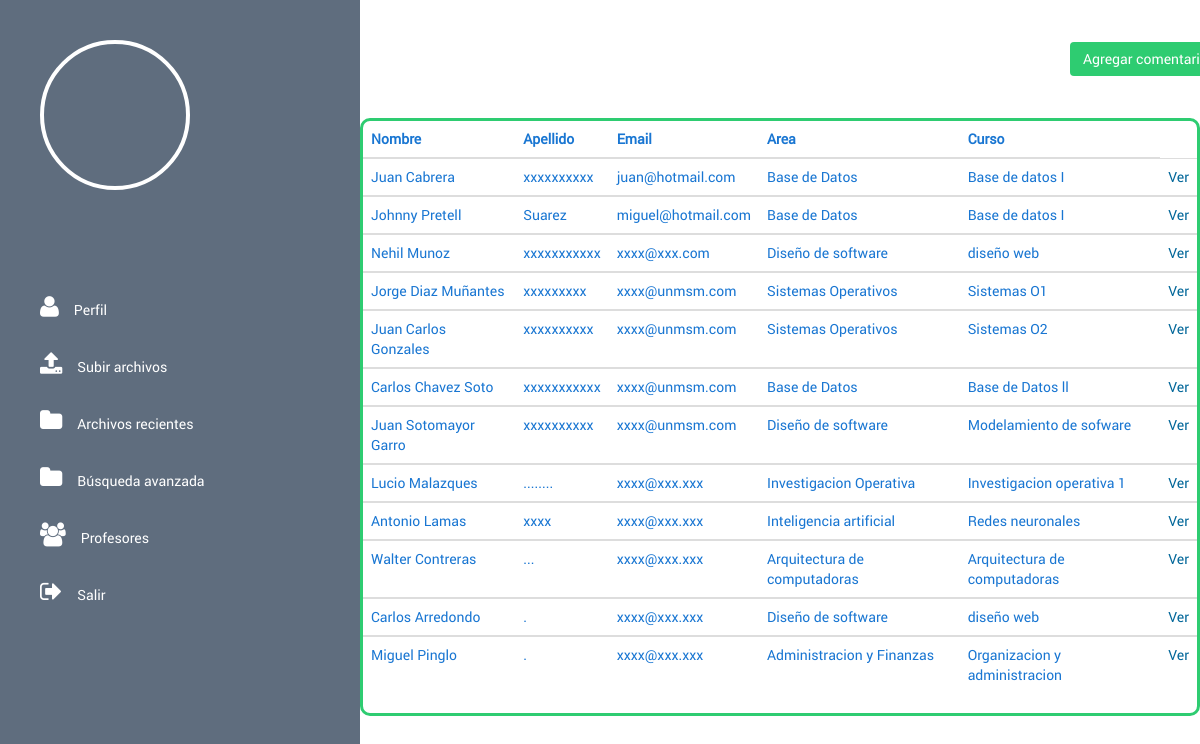
The page /profesores/ on the database its author committed.
### Documentos/models.py (models this page shows, shortened)
class Profesor(models.Model):
	nombre=models.CharField(max_length=50, blank=False,null=False)
	apellido=models.CharField(max_length=50, blank=False,null=False)
	email=models.EmailField(max_length=50, blank=False,null=False)
	curso=models.ForeignKey('curso',null=True)
	area=models.ForeignKey('Area', null=True)
	Comentario=models.ForeignKey('Comentario',null=True)

class Area(models.Model):
	area=models.CharField(max_length=50, blank=False,null=False)
	def __str__(self):
		return self.area

class curso(models.Model):
	curso=models.CharField(max_length=50, blank=False,null=False)
	area=models.ForeignKey('Area',null=True)
	def __str__(self):
		return self.curso

### Documentos/views.py (the view)
# urls.py: url(r'^profesores/$', mostrarprofesores),
def mostrarprofesores(request):
	profesores=Profesor.objects.all()
	form= ComentarioC(request.POST)
	if form.is_valid():
		comentario=form.save(commit=False)
		comentario.user=request.user
		comentario.save()
		form.save()
	return render(request,'Profesores/mostrarprofesor.html',{'profesores':profesores})

### templates/Profesores/mostrarprofesor.html (shortened to what this page needs)
{%extends 'base.html' %}
{% block content %}
<button type="button" data-toggle="modal" data-target="#myModal" style="margin-top: 3em;margin-left: 45em;"class="btn"onclick="comentario(1); ">Agregar comentario</button>
</div>
<div class="table-responsive" style="border: solid 3px #2ecc71; border-radius:10px; margin-top:3em">
<table class="table table-hover" style="color:#1976D2;">
    <thead>
        <tr>
            <th>Nombre</th>
            <th>Apellido</th>
            <th>Email</th>
            <th>Area</th>
            <th>Curso</th>
        </tr>
    </thead>
{% for prof in profesores %}
<tbody>
        <tr>
            <td>{{prof.nombre}}</td>
            <td>{{prof.apellido}}</td>
            <td>{{prof.email}}</td>
            <td>{{prof.area}}</td>
            <td>{{prof.curso}}</td>
            <td><a href="/perfilprofesor/?id={{prof.id}}">Ver</a></td>
        </tr>
    </tbody>
{%endfor%}
</table>
</div>
{%endblock%}

### templates/base.html (shortened to what this page needs)
{% load staticfiles %}
<!DOCTYPE html>
 <html class="no-js">
    <head>
        <link rel="stylesheet" href="{% static 'css/normalize.css'%}"/>
        <link rel="stylesheet" href="{% static 'css/font-awesome.css'%}"/>
        <link rel="stylesheet" href="{% static 'css/bootstrap.min.css'%}"/>
        <link rel="stylesheet" href="{% static 'css/templatemo-style.css'%}"/>
    </head>
    <body>
        <div class="sidebar-menu hidden-xs hidden-sm">
            <div class="top-section">
                <div class="profile-image">
                                <img src="{% static user.alumno.media%}" />
                </div>
            </div>
            <div class="main-navigation">
                <ul class="navigation">
                    <li><a onclick="window.location.href='/home/' "><i class="fa fa-user"></i>Perfil</a></li>
                    <li><a onclick="window.location.href='/subir_archivos/' "><i class="fa fa-upload"></i>Subir archivos</a></li>
                    <li><a onclick="window.location.href='/archivos_reciente/' "><i class="fa fa-folder"></i>Archivos recientes</a></li>
                    <li><a onclick="window.location.href='/archivos_list/' "><i class="fa fa-folder"></i>Búsqueda avanzada</a></li>
                    <li><a onclick="window.location.href='/profesores/' "><i class="fa fa-users"></i>Profesores</a></li>
                    <li id="logout"><a onclick="window.location.href='/logout/' "><i class="fa fa-sign-out"></i>Salir</a></li>
                </ul>
            </div>
        </div>
        <div class="main-content">
            <div class="fluid-container">
                <div class="content-wrapper">
                	 {% block content %}{% endblock %}
                </div>
            </div>
    </body>
</html>

### static/css/templatemo-style.css (style rules this page uses)
html, body, div, span, applet, object, iframe, h2, h5, h6, p, blockquote, pre, a, abbr, acronym, address, big, cite, code, del, dfn, em, img, ins, kbd, q, s, samp, small, strike, strong, sub, sup, tt, var, b, u, i, center, dl, dt, dd, ol, ul, li, fieldset, form, label, legend, table, caption, tbody, tfoot, thead, tr, th, td, article, aside, canvas, details, embed, figure, figcaption, footer, header, hgroup, menu, nav, output, ruby, section, summary, time, mark, audio, video { margin: 0; padding: 0; border: 0; font-size: 100%; vertical-align: baseline; }
body { line-height: 1; }
.btn { background-color: #2ecc71; color:white; }
ol, ul { list-style: none; }
table { border-collapse: collapse; border-spacing: 0; }
html { font-size: 100%; -webkit-text-size-adjust: 100%; -ms-text-size-adjust: 100%; }
img { border: 0; -ms-interpolation-mode: bicubic; }
button, input, select, textarea { font-size: 100%; margin: 0; vertical-align: baseline; *vertical-align: middle; }
button, input { line-height: normal; *overflow: visible; }
button, input[type="button"], input[type="reset"], input[type="submit"] { cursor: pointer; -webkit-appearance: button; }
body { font-size: 14px; line-height: 24px; color: #777777; font-family: 'robotoregular'; overflow-x: hidden; }
a { color: #006699; -webkit-transition: all 150ms ease-in-out; -moz-transition: all 150ms ease-in-out; -ms-transition: all 150ms ease-in-out; -o-transition: all 150ms ease-in-out; transition: all 150ms ease-in-out; text-decoration: none !important; }
.main-content, .banner-bg { float: right; width: 77%; }
@media screen and (max-width: 1290px) { .main-content, .banner-bg { width: 70%; } }
.content-wrapper { padding: 0 80px; }
.sidebar-menu { float: left; width: 23%; height: 100%; position: fixed; background-color: #5f6d7e; color: white; overflow-y: hidden; }
@media screen and (max-width: 1290px) { .sidebar-menu { overflow-y: scroll; width: 30%; } }
.top-section { padding: 40px; }
.profile-image { width: 150px; height: 150px; border: 4px solid white; -webkit-border-radius: 75px; border-radius: 75px; overflow: hidden; margin-bottom: 20px; }
.profile-image img { width: 100%; }
.main-navigation { margin: 30px 0; }
.main-navigation li { display: block; }
.main-navigation li a { padding: 15px 40px; display: block; color: white; font-size: 14px; }
.main-navigation li a i { margin-right: 15px; font-size: 24px; }

### rows shown on the page
Profesor: nombre "Juan Cabrera", apellido "xxxxxxxxxx", email "juan@hotmail.com", area "Base de Datos", curso "Base de datos I"
Profesor: nombre "Johnny Pretell", apellido "Suarez", email "miguel@hotmail.com", area "Base de Datos", curso "Base de datos I"
Profesor: nombre "Nehil Munoz", apellido "xxxxxxxxxxx", email "xxxx@xxx.com", area "Diseño de software", curso "diseño web"
Profesor: nombre "Jorge Diaz Muñantes", apellido "xxxxxxxxx", email "xxxx@unmsm.com", area "Sistemas Operativos", curso "Sistemas O1"
Profesor: nombre "Juan Carlos Gonzales", apellido "xxxxxxxxxx", email "xxxx@unmsm.com", area "Sistemas Operativos", curso "Sistemas O2"
Profesor: nombre "Carlos Chavez Soto", apellido "xxxxxxxxxxx", email "xxxx@unmsm.com", area "Base de Datos", curso "Base de Datos ll"
Profesor: nombre "Juan Sotomayor Garro", apellido "xxxxxxxxxx", email "xxxx@unmsm.com", area "Diseño de software", curso "Modelamiento de sofware"
Profesor: nombre "Lucio Malazques", apellido "........", email "xxxx@xxx.xxx", area "Investigacion Operativa", curso "Investigacion operativa 1"
Profesor: nombre "Antonio Lamas", apellido "xxxx", email "xxxx@xxx.xxx", area "Inteligencia artificial", curso "Redes neuronales"
Profesor: nombre "Walter Contreras", apellido "...", email "xxxx@xxx.xxx", area "Arquitectura de computadoras", curso "Arquitectura de computadoras"
Profesor: nombre "Carlos Arredondo", apellido ".", email "xxxx@xxx.xxx", area "Diseño de software", curso "diseño web"
Profesor: nombre "Miguel Pinglo", apellido ".", email "xxxx@xxx.xxx", area "Administracion y Finanzas", curso "Organizacion y administracion"
